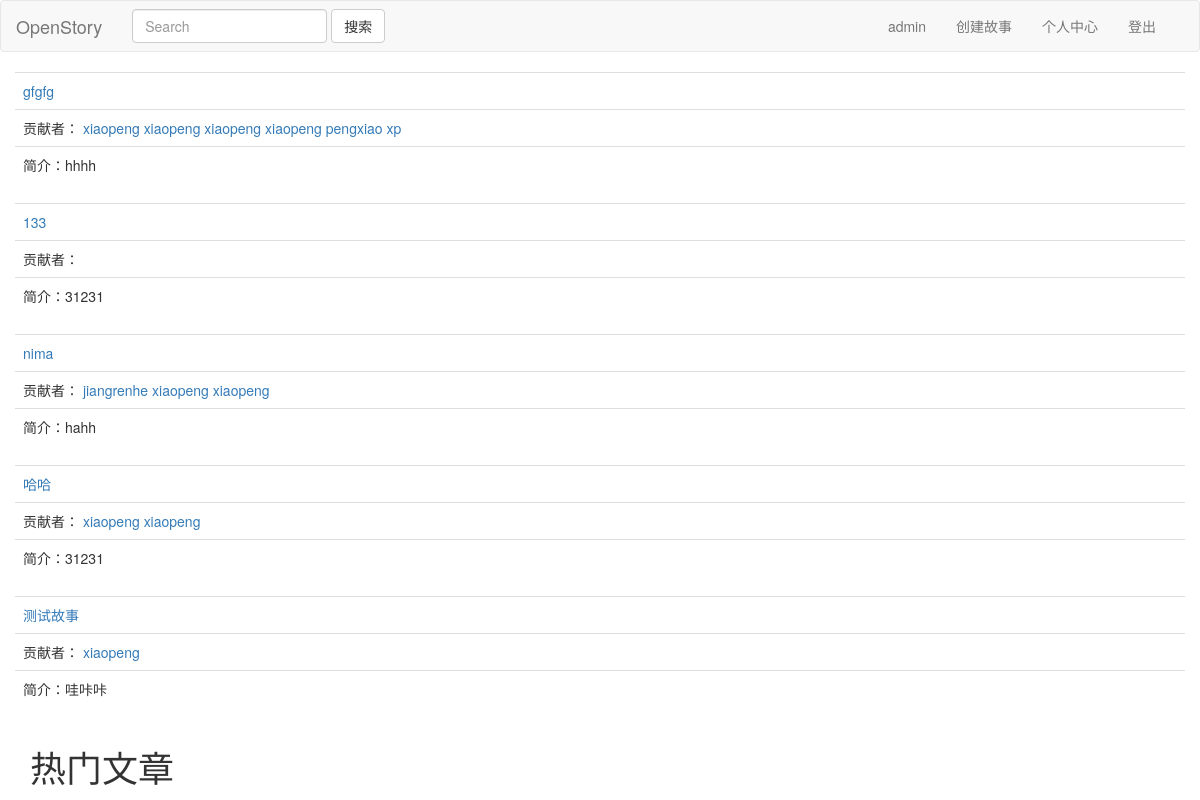
The app's page / (signed in) with its own data.
### story/models.py (models this page shows)
class Story(models.Model):
    title = models.TextField(default='')
    brief = models.TextField(default='')
    owner = models.ForeignKey(User,default=None)

class Chapter(models.Model):
    subtitle = models.TextField(default='')
    content = models.TextField(default='')
    story = models.ForeignKey(Story, default=None)
    writter = models.ForeignKey(User, default=None)
    numb = models.TextField(default='')
    ifallow = models.TextField(default='no')

### author/views.py (the view)
# urls.py: url(r'^$', views.home_page, name="home"),
def home_page(request):
    stories = Story.objects.all()
    return render(request, 'home.html', { 'stories':stories, })

### author/templates/home.html
{% extends 'base.html' %}
{% block header %}<h1>热门文章</h1>{% endblock %}
{% block content %}
{% for story in stories %}
<table class='table'>
    <tr>
        <td><a href="{% url 'viewstory' story.id %}">{{ story.title }}</a></td>
    </tr>
    <tr>
        <td>贡献者： {% for chapter in story.chapter_set.all %}
            <a href="{% url 'author' chapter.writter.username %}">{{ chapter.writter.username }}</a> {% endfor %}
        </td>
    </tr>
    <tr>
        <td>简介：{{ story.brief }}</td>
    </tr>
</table>
{% endfor %}
{% endblock %}

### author/templates/navbar.html (shortened to what this page needs)
<nav class="navbar navbar-default">
    <div class="navbar-header">
        <a class="navbar-brand" href="{% url 'home' %}">OpenStory</a>
    </div>
    <div>
        <form class="navbar-form navbar-left" method="POST" action="{% url 'search' %}">
            <input type="text" class="form-control" placeholder="Search" name="keyword">
            <button type="submit" class="btn btn-default">搜索</button>
        </form>
        <div class="navbar-right" style="margin-right:2em">
            {% if request.user.is_authenticated %}
            <ul class="nav navbar-nav">
                <li class="navbar-text">{{ request.user.username }}</li>
                <li><a href='' data-toggle="modal" data-target="#newstory">创建故事</a></li>
                <li><a href="/{{ request.user.username }}">个人中心</a></li>
                <li><a href="{% url 'logout' %}">登出</a></li>
            </ul>
            {% else %}
            <button type="button" class="btn navbar-btn" data-toggle="modal" data-target="#login">登录</button>
            <button type="button" class="btn navbar-btn" data-toggle="modal" data-target="#signin">注册</button>
            {% include 'login.html' %}
            {% include 'signin.html' %}
            {% endif %}
        </div>
    </div>
</nav>

### records on screen
Story: title "gfgfg", brief "hhhh"
Chapter: writter.username "xiaopeng"
Chapter: writter.username "xiaopeng"
Chapter: writter.username "xiaopeng"
Chapter: writter.username "xiaopeng"
Chapter: writter.username "pengxiao"
Chapter: writter.username "xp"
Story: title "133", brief "31231"
Story: title "nima", brief "hahh"
Chapter: writter.username "jiangrenhe"
Chapter: writter.username "xiaopeng"
Chapter: writter.username "xiaopeng"
Story: title "哈哈", brief "31231"
Chapter: writter.username "xiaopeng"
Chapter: writter.username "xiaopeng"
Story: title "测试故事", brief "哇咔咔"
Chapter: writter.username "xiaopeng"

### other values on screen
{{ request.user.username }} "admin"
